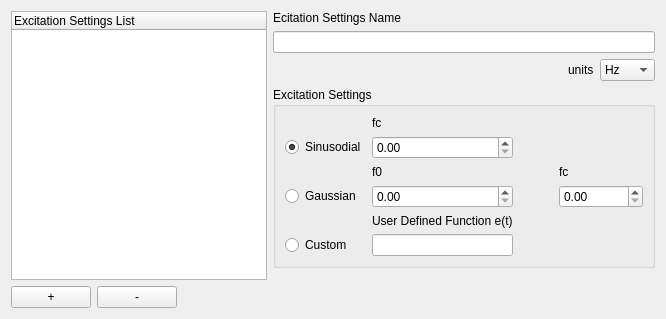
       <widget class="QWidget" name="excitationSettingsTab">
        <attribute name="title">
         <string>Excitation Settings</string>
        </attribute>
        <layout class="QHBoxLayout" name="horizontalLayout_14">
         <item>
          <layout class="QVBoxLayout" name="verticalLayout_12">
           <property name="leftMargin">
            <number>0</number>
           </property>
           <property name="topMargin">
            <number>0</number>
           </property>
           <property name="rightMargin">
            <number>0</number>
           </property>
           <property name="bottomMargin">
            <number>0</number>
           </property>
           <item>
            <widget class="QTreeWidget" name="excitationSettingsTreeView">
             <column>
              <property name="text">
               <string notr="true">Excitation Settings List</string>
              </property>
             </column>
            </widget>
           </item>
           <item>
            <layout class="QHBoxLayout" name="horizontalLayout_15">
             <property name="leftMargin">
              <number>0</number>
             </property>
             <property name="topMargin">
              <number>0</number>
             </property>
             <property name="rightMargin">
              <number>0</number>
             </property>
             <property name="bottomMargin">
              <number>0</number>
             </property>
             <item>
              <widget class="QPushButton" name="excitationSettingsAddButton">
               <property name="text">
                <string>+</string>
               </property>
              </widget>
             </item>
             <item>
              <widget class="QPushButton" name="excitationSettingsRemoveButton">
               <property name="text">
                <string>-</string>
               </property>
              </widget>
             </item>
             <item>
              <spacer name="horizontalSpacer_8">
               <property name="orientation">
                <enum>Qt::Horizontal</enum>
               </property>
               <property name="sizeHint" stdset="0">
                <size>
                 <width>40</width>
                 <height>20</height>
                </size>
               </property>
              </spacer>
             </item>
            </layout>
           </item>
          </layout>
         </item>
         <item>
          <layout class="QVBoxLayout" name="verticalLayout_13">
           <property name="leftMargin">
            <number>0</number>
           </property>
           <property name="topMargin">
            <number>0</number>
           </property>
           <property name="rightMargin">
            <number>0</number>
           </property>
           <property name="bottomMargin">
            <number>0</number>
           </property>
           <item>
            <widget class="QLabel" name="label_18">
             <property name="text">
              <string>Ecitation Settings Name</string>
             </property>
            </widget>
           </item>
           <item>
            <widget class="QLineEdit" name="excitationSettingsNameInput"/>
           </item>
           <item>
            <layout class="QHBoxLayout" name="horizontalLayout_16">
             <property name="leftMargin">
              <number>0</number>
             </property>
             <property name="topMargin">
              <number>0</number>
             </property>
             <property name="rightMargin">
              <number>0</number>
             </property>
             <property name="bottomMargin">
              <number>0</number>
             </property>
             <item>
              <spacer name="horizontalSpacer_9">
               <property name="orientation">
                <enum>Qt::Horizontal</enum>
               </property>
               <property name="sizeHint" stdset="0">
                <size>
                 <width>40</width>
                 <height>20</height>
                </size>
               </property>
              </spacer>
             </item>
             <item>
              <widget class="QLabel" name="label_15">
               <property name="text">
                <string>units</string>
               </property>
              </widget>
             </item>
             <item>
              <widget class="QComboBox" name="excitationUnitsNumberInput">
               <property name="currentText">
                <string>Hz</string>
               </property>
               <item>
                <property name="text">
                 <string>Hz</string>
                </property>
               </item>
               <item>
                <property name="text">
                 <string>kHz</string>
                </property>
               </item>
               <item>
                <property name="text">
                 <string>MHz</string>
                </property>
               </item>
               <item>
                <property name="text">
                 <string>GHz</string>
                </property>
               </item>
              </widget>
             </item>
            </layout>
           </item>
           <item>
            <widget class="QGroupBox" name="groupBox_3">
             <property name="title">
              <string>Excitation Settings</string>
             </property>
             <layout class="QGridLayout" name="gridLayout_3">
              <item row="2" column="1">
               <widget class="QLabel" name="label_12">
                <property name="text">
                 <string>f0</string>
                </property>
               </widget>
              </item>
              <item row="4" column="1">
               <widget class="QLabel" name="label_11">
                <property name="text">
                 <string>User Defined Function e(t)</string>
                </property>
               </widget>
              </item>
              <item row="3" column="1">
               <widget class="QDoubleSpinBox" name="gaussianExcitationF0NumberInput">
                <property name="sizePolicy">
                 <sizepolicy hsizetype="Preferred" vsizetype="Minimum">
                  <horstretch>0</horstretch>
                  <verstretch>0</verstretch>
                 </sizepolicy>
                </property>
                <property name="maximum">
                 <double>1000000000000.000000000000000</double>
                </property>
               </widget>
              </item>
              <item row="5" column="1">
               <widget class="QLineEdit" name="customExcitationTextInput"/>
              </item>
              <item row="5" column="0">
               <widget class="QRadioButton" name="customExcitationRadioButton">
                <property name="text">
                 <string>Custom</string>
                </property>
               </widget>
              </item>
              <item row="2" column="3">
               <widget class="QLabel" name="label_13">
                <property name="text">
                 <string>fc</string>
                </property>
               </widget>
              </item>
              <item row="3" column="0">
               <widget class="QRadioButton" name="gaussianExcitationRadioButton">
                <property name="text">
                 <string>Gaussian</string>
                </property>
               </widget>
              </item>
              <item row="3" column="3">
               <widget class="QDoubleSpinBox" name="gaussianExcitationFcNumberInput">
                <property name="maximum">
                 <double>1000000000000.000000000000000</double>
                </property>
               </widget>
              </item>
              <item row="1" column="1">
               <widget class="QDoubleSpinBox" name="sinusodialExcitationFcNumberInput">
                <property name="enabled">
                 <bool>true</bool>
                </property>
                <property name="minimumSize">
                 <size>
                  <width>0</width>
                  <height>0</height>
                 </size>
                </property>
                <property name="maximum">
                 <double>1000000000000.000000000000000</double>
                </property>
               </widget>
              </item>
              <item row="0" column="1">
               <widget class="QLabel" name="label_14">
                <property name="text">
                 <string>fc</string>
                </property>
               </widget>
              </item>
              <item row="1" column="0">
               <widget class="QRadioButton" name="sinusodialExcitationRadioButton">
                <property name="text">
                 <string>Sinusodial</string>
                </property>
                <property name="checked">
                 <bool>true</bool>
                </property>
               </widget>
              </item>
              <item row="3" column="2">
               <spacer name="horizontalSpacer_10">
                <property name="orientation">
                 <enum>Qt::Horizontal</enum>
                </property>
                <property name="sizeType">
                 <enum>QSizePolicy::Preferred</enum>
                </property>
                <property name="sizeHint" stdset="0">
                 <size>
                  <width>40</width>
                  <height>20</height>
                 </size>
                </property>
               </spacer>
              </item>
             </layout>
            </widget>
           </item>
           <item>
            <spacer name="verticalSpacer_5">
             <property name="orientation">
              <enum>Qt::Vertical</enum>
             </property>
             <property name="sizeHint" stdset="0">
              <size>
               <width>20</width>
               <height>40</height>
              </size>
             </property>
            </spacer>
           </item>
          </layout>
         </item>
        </layout>
       </widget>
